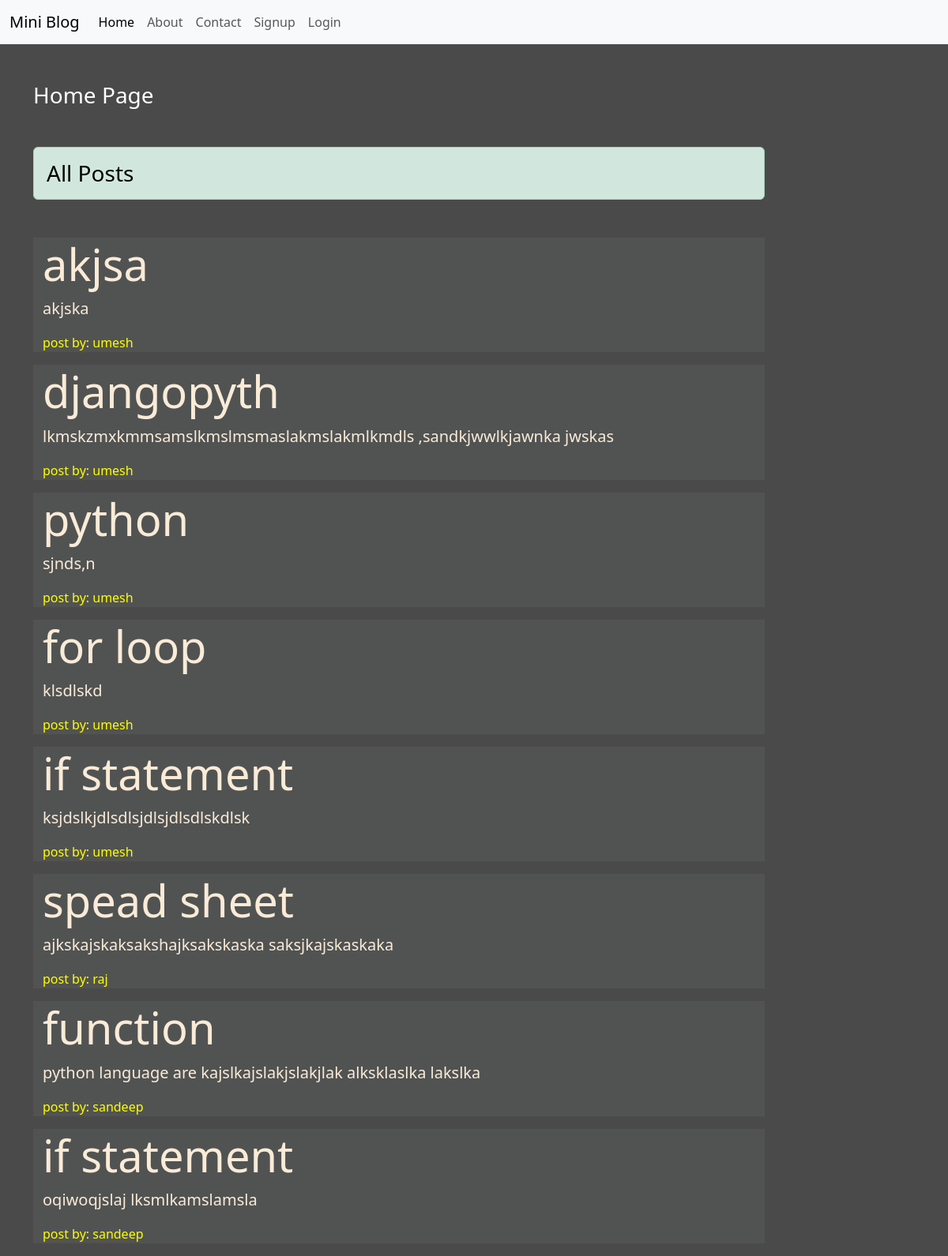
The page / on the database its author committed.
### app/models.py (models this page shows)
class BlogPost(models.Model):
    username=models.CharField(max_length=50)
    title=models.CharField(max_length=150)
    desc=models.TextField()

### app/views.py (the view)
# urls.py: 2. Add a URL to urlpatterns:  path('', Home.as_view(), name='home')
def Home(request):
    data=BlogPost.objects.all()
    return render(request,'app/home.html',{'data':data})

### app/templates/app/home.html (shortened to what this page needs)
{%extends 'app/base.html'%}
{%block content%}
<div class="col-sm-10">
    <h3 class="text-white my-5">Home Page</h3>
    <h3 class="text-black my-5 alert alert-success">All Posts</h3>
    {%for dt in data%}
    <div class="jumbotron jumbotron-fluid ">
        <div class="container jumbo-color">
          <h1 class="display-4">{{dt.title}}</h1>
          <p class="lead">{{dt.desc}}</p>
          <p style="color:yellow">post by: {{dt.username}}</p>
        </div>
      </div>
      {%endfor%}
</div>
{%endblock%}

### app/templates/app/base.html (shortened to what this page needs)
<!DOCTYPE html>
{% load static%}
<html lang="en">
<head>
    <link href="https://cdn.jsdelivr.net/npm/bootstrap@5.3.3/dist/css/bootstrap.min.css" rel="stylesheet">
</head>
<body>
  <div class="container-flude bg-dark">
    {%include 'app/nav.html'%}
  </div>
<div class="container">
    <div class="row">
        {%block content%}
        {%endblock%}
    </div>
</div>
</body>
</html>

### app/templates/app/nav.html (shortened to what this page needs)
<nav class="navbar navbar-expand-lg bg-body-tertiary">
    <div class="container-fluid">
      <a class="navbar-brand" href="#">Mini Blog</a>
      <div class="collapse navbar-collapse" id="navbarNav">
        <ul class="navbar-nav">
          <li class="nav-item">
            <a class="nav-link active" aria-current="page" href="/">Home</a>
          </li>
          <li class="nav-item">
            <a class="nav-link" href="{%url 'about'%}">About</a>
          </li>
          <li class="nav-item">
            <a class="nav-link" href="{%url 'contact'%}">Contact</a>
          </li>
          {% if not request.user.is_authenticated%}
          <li class="nav-item">
            <a class="nav-link" href="{%url 'signup'%}">Signup</a>
          </li>
          <li class="nav-item">
            <a class="nav-link" href="{%url 'login'%}">Login</a>
          </li>
          {%endif%}
        </ul>
      </div>
    </div>
  </nav>

### app/templates/app/base.html (style rules this page uses)
body { background-color:rgb(75,74,74); color: antiquewhite; }
.jumbo-color { background-color:rgb(81,83,83); }

### rows shown on the page
BlogPost: title "akjsa", desc "akjska", username "umesh"
BlogPost: title "djangopyth", desc "lkmskzmxkmmsamslkmslmsmaslakmslakmlkmdls ,sandkjwwlkjawnka jwskas", username "umesh"
BlogPost: title "python", desc "sjnds,n", username "umesh"
BlogPost: title "for loop", desc "klsdlskd", username "umesh"
BlogPost: title "if statement", desc "ksjdslkjdlsdlsjdlsjdlsdlskdlsk", username "umesh"
BlogPost: title "spead sheet", desc "ajkskajskaksakshajksakskaska saksjkajskaskaka", username "raj"
BlogPost: title "function", desc "python language are kajslkajslakjslakjlak alksklaslka lakslka", username "sandeep"
BlogPost: title "if statement", desc "oqiwoqjslaj lksmlkamslamsla", username "sandeep"
